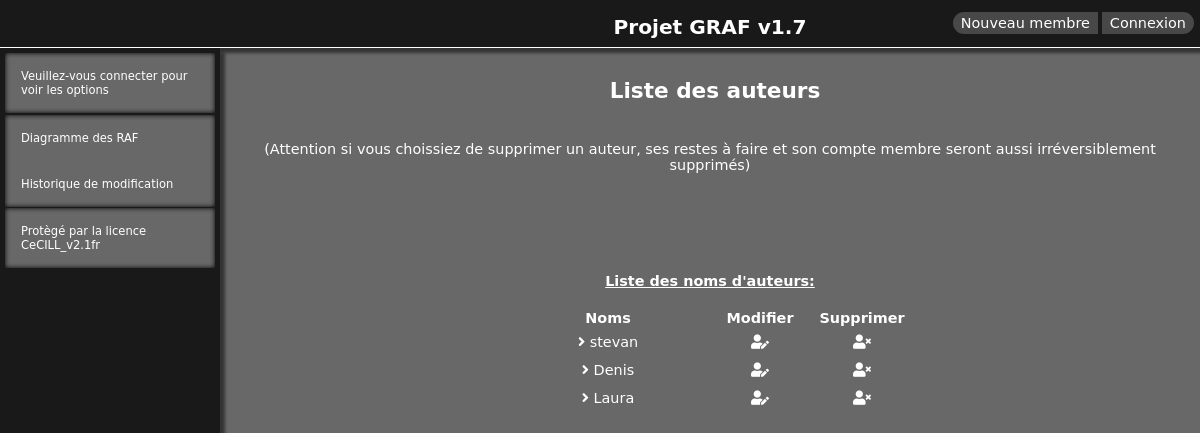
The app's page /managment/req-author.php, older data.
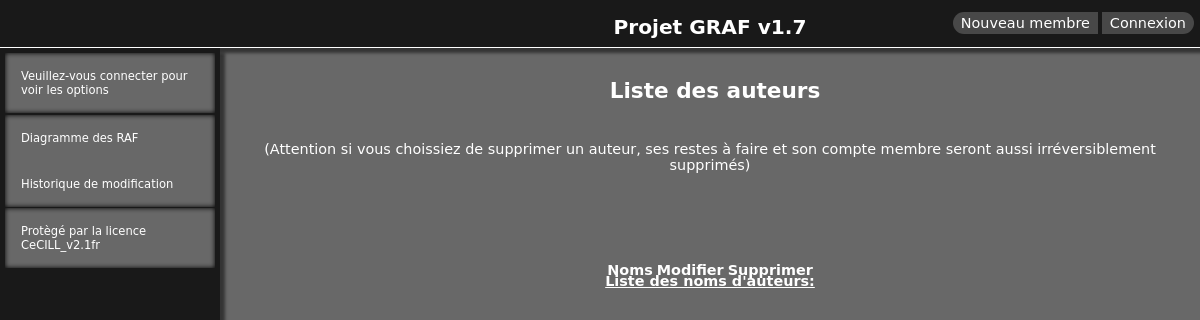
The same page, newer data.
### tables this page shows
CREATE TABLE `author` (
  `id` int(11) NOT NULL AUTO_INCREMENT,
  `name` varchar(255) NOT NULL,
  PRIMARY KEY (`id`)
);

### managment/req-author.php (the view, shortened to what this page needs)
<!doctype html>
<html lang="fr">
<head>
    <link rel="stylesheet" href="../css/style.css">
    <link rel="stylesheet" href="https://pro.fontawesome.com/releases/v5.10.0/css/all.css"
/>
    <link rel="stylesheet" type="text/css" href="../jquery-ui/jquery-ui.css" media="screen"/>
</head>
<body>
<?php
require '../navigation/top-left-nav.php';
require '../sql/config.php';
$reqDelAuthor = $dbh->prepare("SELECT * FROM author");
$reqDelAuthor->execute();
?>
<main>
    <div class="index_col_center">
        <h2>Liste des auteurs</h2>
        <p>(Attention si vous choissiez de supprimer un auteur, ses restes à faire et son compte membre seront aussi irréversiblement supprimés)</p>
        <div class="del-managment">
            <h4> Liste des noms d'auteurs: </h4>
            <?php
            echo '<table class="table-managment">'; ?>
            <th>Noms</th>
            <th>Modifier</th>
            <th>Supprimer</th>
            <?php
            while ($delAuthor = $reqDelAuthor->fetch()) {
                $authorId = $delAuthor['id'];
                echo "<tr>";
                ?>
                <td class="td_name">
                    <i class="fas fa-angle-right"></i> <?php echo ' ' . $delAuthor['name'] ?>
                </td>
                <td>
                    <a href="edit-author.php?id=<?php echo $authorId; ?>">
                        <i class="fas fa-user-edit"></i>
                    </a>
                </td>
                <td>
                    <a class="confirmModal" href="del-author.php?id=<?php echo $authorId; ?>">
                        <i class="fas fa-user-times"></i>
                    </a>
                </td><br>
                <?php
                echo "</tr>";
            }
            echo "</table>"; ?>
        </div>
    </div>
</main>
</body>
</html>

Row changes from the older to the newer data that the page shows:
removed author: name "stevan"
removed author: name "Denis"
removed author: name "Laura"
